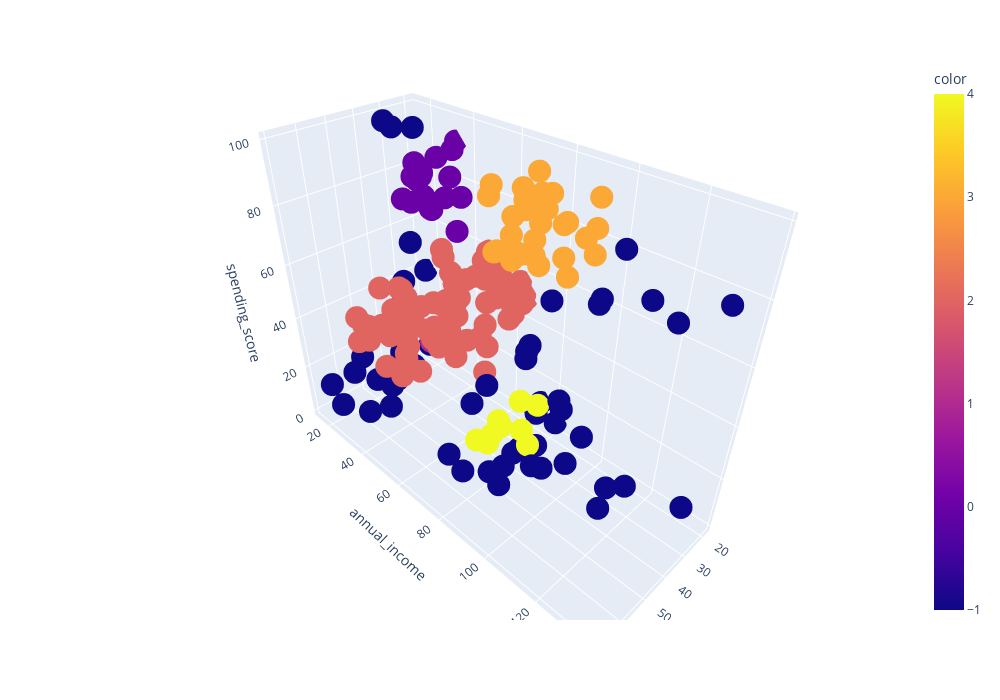

Notebook code for this chart:
### Markdown cell above
Так как данные разрежённые и неоднородные, применять DBSCAN будет сложно, нужно будет подбирать параметры для кластеризации.  
Кластеризация со значениями поумолчанию посчитала всё выбросами.

### Code cell
dbscan_clust = DBSCAN(eps=11, min_samples=5)
dbscan_clust.fit(X)
df['dbscan_res_eps_11'] = dbscan_clust.labels_

get_3d_visualization(X, df['dbscan_res_eps_11'])

### Figure 1 — Plotly figure (JSON) as saved in the notebook; plotly's stock layout.template omitted (floating-point values rounded to 4 significant figures; data arrays with more than 128 entries replaced by an {"elided": "..."} marker saying what was removed)
{"data": [{"hovertemplate": "age=%{x}<br>annual_income=%{y}<br>spending_score=%{z}<br>color=%{marker.color}<extra></extra>", "legendgroup": "", "marker": {"color": {"elided": "200 int values"}, "coloraxis": "coloraxis", "symbol": "circle"}, "mode": "markers", "name": "", "scene": "scene", "showlegend": false, "type": "scatter3d", "x": {"elided": "200 int values"}, "y": {"elided": "200 int values"}, "z": {"elided": "200 int values"}}], "layout": {"coloraxis": {"colorbar": {"title": {"text": "color"}}, "colorscale": [[0, "#0d0887"], [0.1111, "#46039f"], [0.2222, "#7201a8"], [0.3333, "#9c179e"], [0.4444, "#bd3786"], [0.5556, "#d8576b"], [0.6667, "#ed7953"], [0.7778, "#fb9f3a"], [0.8889, "#fdca26"], [1, "#f0f921"]]}, "height": 700, "legend": {"tracegroupgap": 0}, "margin": {"t": 60}, "scene": {"domain": {"x": [0, 1], "y": [0, 1]}, "xaxis": {"title": {"text": "age"}}, "yaxis": {"title": {"text": "annual_income"}}, "zaxis": {"title": {"text": "spending_score"}}}, "width": 1000}}
